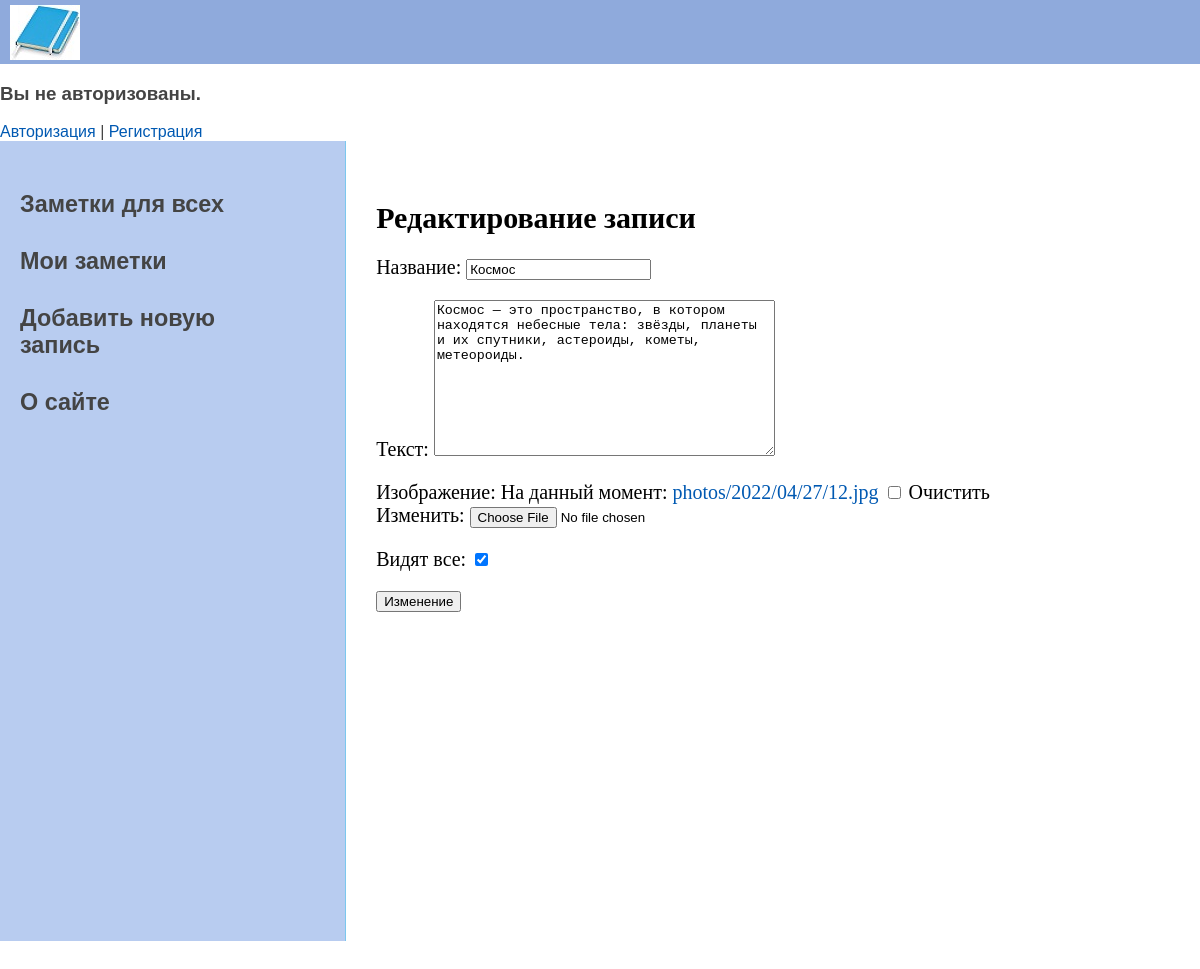
/note/5/edit/, run on the app's committed database.
### notes/models.py (models this page shows, shortened)
class Note(models.Model):
    title = models.CharField(max_length=200, verbose_name='Название')
    author = models.ForeignKey(
        'auth.User',
        on_delete=models.CASCADE,
        verbose_name='Автор'
    )
    body = models.TextField(blank=True, verbose_name='Текст')
    time_create = models.DateTimeField(auto_now_add=True, verbose_name="Время создания")
    time_update = models.DateTimeField(auto_now=True, verbose_name="Время изменения")
    photo = models.ImageField(blank=True, upload_to='photos/%Y/%m/%d/', verbose_name='Изображение')
    is_published = models.BooleanField(default=False, verbose_name='Видят все')
    class Meta:
        verbose_name = 'Заметки'
        verbose_name_plural = 'Заметки'
        ordering = ['-time_update', 'title']

### notes/views.py (the view)
# urls.py: path('note/<int:pk>/edit/', NoteUpdateView.as_view(), name='note_edit'),
class NoteUpdateView(UpdateView):
    model = Note
    template_name = 'note_edit.html'
    fields = ['title', 'body', 'photo', 'is_published']

### notes/templatetags/notes_tags.py (called while the page is built)
@register.inclusion_tag('list_notes.html')
def show_notes(request, auth=True):
    current_url = resolve(request.path_info).url_name
    if not auth:
        urls = [{'title': 'Заметки для всех', 'url_name': 'common'},
                {'title': 'О сайте', 'url_name': 'about'}
                ]
    else:
        urls = [{'title': 'Заметки для всех', 'url_name': 'common'},
                {'title': 'Мои заметки', 'url_name': 'home'},
                {'title': 'Добавить новую запись', 'url_name': 'note_new'},
                {'title': 'О сайте', 'url_name': 'about'}
                ]
    return {'urls': urls, 'current_url': current_url}

### templates/note_edit.html
{% extends "base.html" %}
{% block content %}
<h1>Редактирование записи</h1>
<form action="" method="post">{% csrf_token %}
  {{ form.as_p }}
<input type="submit" value="Изменение">
</form>
{% endblock content %}

### static/css/base.css (style rules this page uses)
html, body { font-family: 'Arial'; margin: 0; padding: 0; height: 100%; width: 100%; color: #444; }
a { color: #0059b2; text-decoration: none; }
.content-text h1 { font-size: 30px; }

### data on the page
Note: title "Космос", body "Космос — это пространство, в котором находятся небесные тела: звёзды, планеты и их спутники, астероиды, кометы, метеороиды.", is_published "☑"

### other printed values
{{ url.title }} "Заметки для всех" "Мои заметки" "Добавить новую запись" "О сайте"
